Frame 1 (no input): blank canvas, image omitted
Frame 60 (no input): blank canvas, image omitted
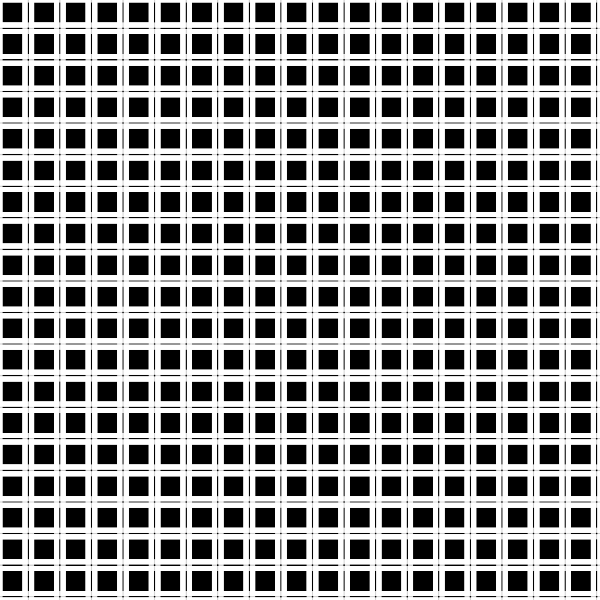
Frame 120 (the mouse pressed at the canvas centre since frame 60)

The p5.js sketch whose frames 1 and 60 were blank and that drew this single picture after the mouse press (run headless with seeded random() and noise() and a simulated clock; from frame 60 on, the mouse is pressed at the canvas centre):

// p5.js sketch
// ── sketch.js
// dynamic 2-layer mesh — mouse controls cube size + stroke, BLACK bg, white mesh

const noc_x = 20;
const noc_y = 20;

function setup() {
  createCanvas(600, 600);
}

function draw() {
  background(0);
  const cubeS1 = map(mouseX, 0, width, 0, 50);
  const cubeS2 = map(mouseY, 0, height, 0, 50);
  const sw1 = map(mouseX, 0, width, 0, 10);
  const sw2 = map(mouseY, 0, height, 0, 10);
  drawMesh(cubeS1, sw1, color(255), color(255, 150));
  drawMesh(cubeS2, sw2, color(255), color(255, 150));
}

function drawMesh(cubeSize, sw, cubeClr, connClr) {
  const xstep = width / (noc_x - 1);
  const ystep = height / (noc_y - 1);
  const cubes = [];
  let posX = 0;
  let posY = 0;
  for (let i = 0; i < noc_x * noc_y; i++) {
    const s = cubeSize;
    cubes.push([
      { x: posX, y: posY },
      { x: s + posX, y: posY },
      { x: s + posX, y: s + posY },
      { x: posX, y: s + posY },
    ]);
    posX += xstep;
    if (i % noc_x === noc_x - 1) {
      posY += ystep;
      posX = 0;
    }
  }

  noFill();
  stroke(cubeClr);
  strokeWeight(sw);
  for (const c of cubes) {
    beginShape();
    vertex(c[0].x, c[0].y);
    vertex(c[1].x, c[1].y);
    vertex(c[2].x, c[2].y);
    vertex(c[3].x, c[3].y);
    endShape(CLOSE);
  }

  stroke(connClr);
  for (let i = 1; i < cubes.length; i++) {
    const ca = cubes[i - 1];
    const cb = cubes[i];
    if (ca[0].y === cb[0].y) {
      beginShape();
      vertex(ca[1].x, ca[1].y);
      vertex(cb[0].x, cb[0].y);
      vertex(cb[3].x, cb[3].y);
      vertex(ca[2].x, ca[2].y);
      endShape(CLOSE);
    }
  }
  for (let i = noc_x; i < cubes.length; i++) {
    const ca = cubes[i - noc_x];
    const cb = cubes[i];
    beginShape();
    vertex(ca[3].x, ca[3].y);
    vertex(ca[2].x, ca[2].y);
    vertex(cb[1].x, cb[1].y);
    vertex(cb[0].x, cb[0].y);
    endShape(CLOSE);
  }
}
